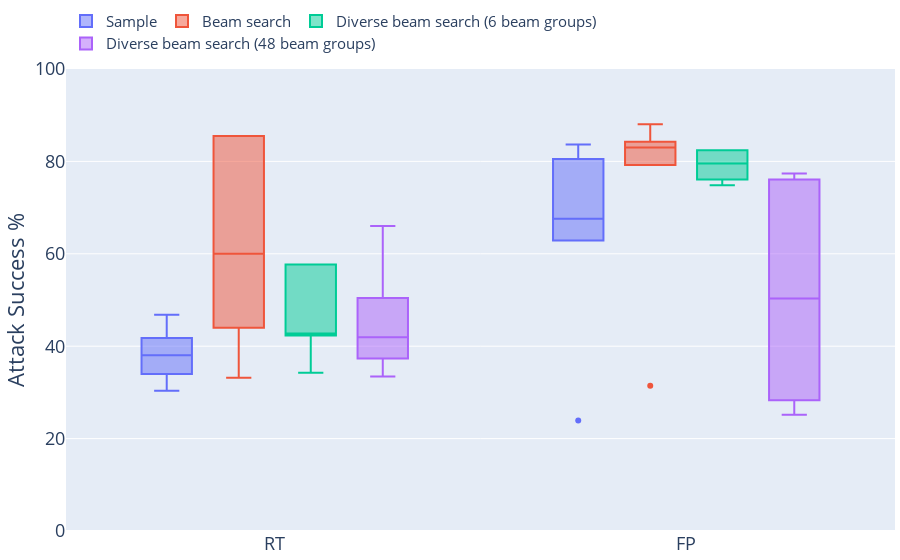

Source (notebook cell):
### Code cell
fig = px.box(res_df, x= 'dataset_name', y='success_percent', color='decode_method_eval', range_y=[0,100],
            labels = {'success_percent': "Attack Success %"})
fig.update_layout(xaxis_title=None)  

# #fig.for_each_annotation(lambda a: a.update(text=a.text.split("=")[-1]))
fig.update_layout(font_size=18, 
                  legend=dict(
       orientation="h",
    yanchor="bottom",
    y=1.02,
    xanchor="left",
    x=0, 
        font_size=15
), legend_title_text=None, 
       # font_size=12,  
                  xaxis = dict( titlefont = dict(size=18)),
     #             yaxis = dict( titlefont = dict(size=15)),
                  
)

# fig.for_each_yaxis(lambda y: y.update(title = ''))
# fig.add_annotation(x=-0.065,y=0.41,
#                    text="# Distinct Bigrams", textangle=-90,
#                     xref="paper", yref="paper", font_size=18)
# fig.update_traces(line=dict(width=3))


# fig.update_annotations(font_size=18)

fig.update_layout(#width =800, height=250, 
                 # font_family="Serif", 
#                  font_size=14,
                  margin_l=5, margin_t=5, margin_b=7, margin_r=5)


# #fig.update_layout(showlegend=False) 
fig.write_image("./results/eval_performance.pdf",  width=1.5*450, height=0.75*600, engine='kaleido')
fig.show()

### Figure 1 — Plotly figure (JSON) as saved in the notebook; plotly's stock layout.template omitted (floating-point values rounded to 4 significant figures)
{"data": [{"alignmentgroup": "True", "hovertemplate": "decode_method_eval=Sample<br>dataset_name=%{x}<br>Attack Success %=%{y}<extra></extra>", "legendgroup": "Sample", "marker": {"color": "#636efa"}, "name": "Sample", "notched": false, "offsetgroup": "Sample", "orientation": "v", "showlegend": true, "type": "box", "x": ["RT", "RT", "RT", "RT", "RT", "RT", "FP", "FP", "FP", "FP", "FP", "FP"], "x0": " ", "xaxis": "x", "y": [33.98, 38.44, 41.78, 37.6, 46.8, 30.36, 62.89, 62.89, 72.33, 23.9, 83.65, 80.5], "y0": " ", "yaxis": "y"}, {"alignmentgroup": "True", "hovertemplate": "decode_method_eval=Beam search<br>dataset_name=%{x}<br>Attack Success %=%{y}<extra></extra>", "legendgroup": "Beam search", "marker": {"color": "#EF553B"}, "name": "Beam search", "notched": false, "offsetgroup": "Beam search", "orientation": "v", "showlegend": true, "type": "box", "x": ["RT", "RT", "RT", "RT", "RT", "RT", "FP", "FP", "FP", "FP", "FP", "FP"], "x0": " ", "xaxis": "x", "y": [85.52, 44.01, 56.27, 63.79, 33.15, 85.52, 84.28, 82.39, 79.25, 83.65, 88.05, 31.45], "y0": " ", "yaxis": "y"}, {"alignmentgroup": "True", "hovertemplate": "decode_method_eval=Diverse beam search (6 beam groups)<br>dataset_name=%{x}<br>Attack Success %=%{y}<extra></extra>", "legendgroup": "Diverse beam search (6 beam groups)", "marker": {"color": "#00cc96"}, "name": "Diverse beam search (6 beam groups)", "notched": false, "offsetgroup": "Diverse beam search (6 beam groups)", "orientation": "v", "showlegend": true, "type": "box", "x": ["RT", "RT", "RT", "RT", "RT", "RT", "FP", "FP", "FP", "FP", "FP", "FP"], "x0": " ", "xaxis": "x", "y": [34.26, 43.18, 42.34, 42.34, 57.66, 57.66, 76.1, 82.39, 79.25, 74.84, 82.39, 79.87], "y0": " ", "yaxis": "y"}, {"alignmentgroup": "True", "hovertemplate": "decode_method_eval=Diverse beam search (48 beam groups)<br>dataset_name=%{x}<br>Attack Success %=%{y}<extra></extra>", "legendgroup": "Diverse beam search (48 beam groups)", "marker": {"color": "#ab63fa"}, "name": "Diverse beam search (48 beam groups)", "notched": false, "offsetgroup": "Diverse beam search (48 beam groups)", "orientation": "v", "showlegend": true, "type": "box", "x": ["RT", "RT", "RT", "RT", "RT", "RT", "FP", "FP", "FP", "FP", "FP", "FP"], "x0": " ", "xaxis": "x", "y": [66.02, 50.42, 42.34, 41.5, 33.43, 37.33, 76.1, 25.16, 28.93, 77.36, 71.7, 28.3], "y0": " ", "yaxis": "y"}], "layout": {"boxmode": "group", "font": {"size": 18}, "legend": {"font": {"size": 15}, "orientation": "h", "title": {}, "tracegroupgap": 0, "x": 0, "xanchor": "left", "y": 1.02, "yanchor": "bottom"}, "margin": {"b": 7, "l": 5, "r": 5, "t": 5}, "xaxis": {"anchor": "y", "domain": [0, 1], "title": {"font": {"size": 18}}}, "yaxis": {"anchor": "x", "domain": [0, 1], "range": [0, 100], "title": {"text": "Attack Success %"}}}}
